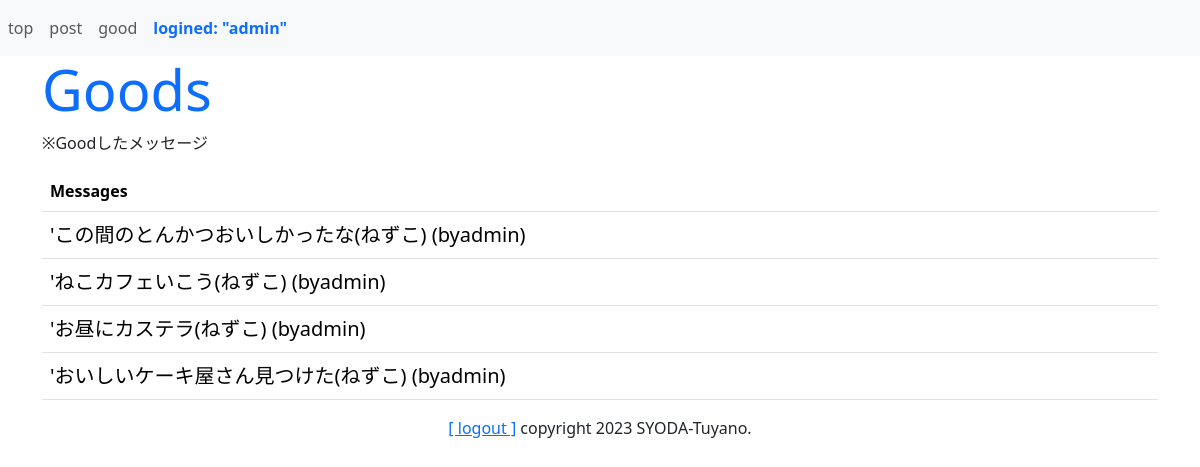
Screenshot of /sns/goods (signed in) with the database file from the repository.
### sns/models.py (models this page shows)
class Good(models.Model):
    owner = models.ForeignKey(User, on_delete=models.CASCADE, related_name="good_owner")
    message = models.ForeignKey(Message, on_delete=models.CASCADE)
    pub_date = models.DateTimeField(auto_now_add=True)
    def __str__(self):
        return f"'{str(self.message)} (by{str(self.owner)})"
    class Meta:
        ordering = ("-pub_date",)

class Message(models.Model):
    owner = models.ForeignKey(User, on_delete=models.CASCADE, related_name="message_owner")
    content = models.TextField(max_length=1000)
    good_count = models.IntegerField(default=0)
    pub_date = models.DateTimeField(auto_now_add=True)
    def __str__(self):
        return f"{str(self.content)}({str(self.owner)})"
    class Meta:
        ordering = ("-pub_date",)

### sns/views.py (the view)
# urls.py: path("goods", views.goods, name="goods"),
@login_required(login_url="/admin/login/")
def goods(request):
    goods = Good.objects.filter(owner=request.user)
    params = {
        "login_user":request.user,
        "contents":goods,
    }
    return render(request, "sns/good.html", params)

### sns/templates/sns/good.html (shortened to what this page needs)
{% extends 'sns/layout.html' %}
{% block header %}
<h1 class="display-4 text-primary">Goods</h1>
<p  class="caption">※Goodしたメッセージ</p>
{% endblock %}
{% block content %}
<table class="table mt-3">
  <tr><th>Messages</th></tr>
{% for item in contents %}
  <tr><td>
  <p class="fs-5 my-0">{{item}}</p>
  </tr></td>
{% endfor %}
</table>
{% endblock %}

### sns/templates/sns/layout.html (shortened to what this page needs)
{% load static %}
<!doctype html>
<html lang="ja">
<head>
  <link href="https://cdn.jsdelivr.net/npm/bootstrap/dist/css/bootstrap.css"
  rel="stylesheet">
</head>
<body>
  <nav class="navbar fixed-top navbar-expand navbar-light bg-light">
  <ul style="width:100%" class="navbar-nav mr-auto">
    <li class="nav-item">
      <a class="nav-link" href="{% url 'index' %}">top</a>
    </li>
    <li class="nav-item">
      <a class="nav-link" href="{% url 'post' %}">post</a>
    </li>
    <li class="nav-item">
      <a class="nav-link" href="{% url 'goods' %}">good</a>
    </li>
    <li class="nav-item nav-link fw-bold text-primary">
      logined: "{{login_user}}"</li>
  </ul>
  </nav>
  <div class="container">
    <div>
      {% block header %}
      {% endblock %}
    </div>
    <div class="content">
      {% block content %}
      {% endblock %}
    </div>
    <div class="my-3 text-center">
      <span class="font-weight-bold">
        <a href="/admin/logout?next=/sns/">
          [ logout ]</a></span>
      <span class="float-right">copyright 2023
        SYODA-Tuyano.</span>
    </div>
  </div>
</body>
</html>

### sns/templates/sns/layout.html (style rules this page uses)
.navbar { position: relative; z-index: 1; }
.container { position: relative; z-index: 2; }

### rows the page displays
Good: message+owner "'この間のとんかつおいしかったな(ねずこ) (byadmin)"
Good: message+owner "'ねこカフェいこう(ねずこ) (byadmin)"
Good: message+owner "'お昼にカステラ(ねずこ) (byadmin)"
Good: message+owner "'おいしいケーキ屋さん見つけた(ねずこ) (byadmin)"

### other values shown
{{ login_user }} "admin"
